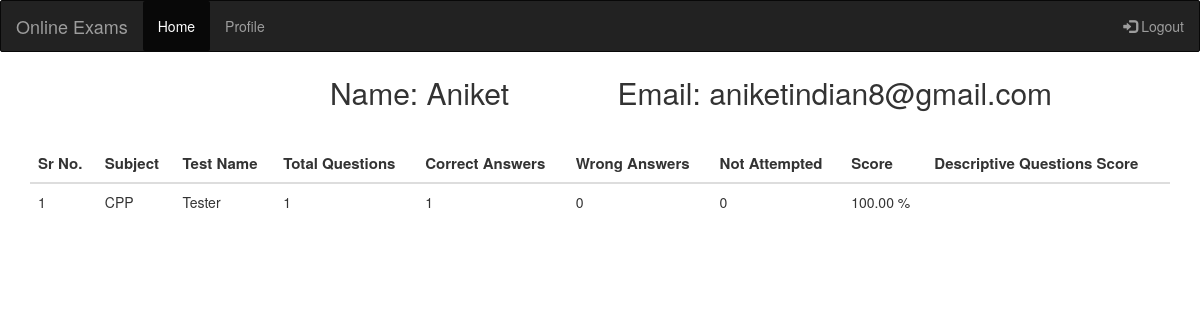
Screenshot of /studentProfile.php (signed in) with the database file from the repository.
### tables this page shows
CREATE TABLE `users` (
  `user_id` int(11) NOT NULL,
  `username` varchar(200) NOT NULL,
  `email` varchar(200) NOT NULL,
  `password` varchar(200) NOT NULL
);

CREATE TABLE `test_result` (
  `result_id` int(11) NOT NULL,
  `test_id` int(11) NOT NULL,
  `user_id` int(11) NOT NULL,
  `right_ans` int(11) NOT NULL,
  `wrong_ans` int(11) NOT NULL,
  `no_attempt` int(11) NOT NULL,
  `score` float NOT NULL,
  `time` timestamp NOT NULL DEFAULT CURRENT_TIMESTAMP
);

CREATE TABLE `test` (
  `test_id` int(11) NOT NULL,
  `subject` varchar(50) NOT NULL,
  `test_name` varchar(50) NOT NULL,
  `sdatetime` datetime NOT NULL,
  `edatetime` datetime NOT NULL,
  `test_duration` int(11) NOT NULL,
  `attempts` int(11) NOT NULL,
  `yes_no` varchar(3) NOT NULL,
  `created` timestamp NOT NULL DEFAULT CURRENT_TIMESTAMP
);

### studentProfile.php (the view, shortened to what this page needs)
<?php require'database.php' ?>
<?php
$user_id = $_SESSION['user_id'];
$query_user = mysqli_query($conn,"SELECT username, email FROM users WHERE user_id='$user_id' ");
$results_user = mysqli_fetch_array($query_user, MYSQLI_ASSOC);
$query = mysqli_query($conn,"SELECT * FROM test_result WHERE user_id='$user_id' ");
$results = mysqli_fetch_all($query, MYSQLI_ASSOC);
$query_test = mysqli_query($conn,"SELECT test_id,test_name,subject FROM test ");
$results_test = mysqli_fetch_all($query_test, MYSQLI_ASSOC);
?>
<!DOCTYPE html>
<html lang="en">
	<head>
		<link rel="stylesheet" href="https://maxcdn.bootstrapcdn.com/bootstrap/3.3.7/css/bootstrap.min.css">
		<link rel="stylesheet" type="text/css" href="css/stylesheet.css">
	</head>
	<body>
		<nav class="navbar navbar-inverse">
		  <div class="container-fluid">
		    <div class="navbar-header">
		      <a class="navbar-brand" href="studentHome.php">Online Exams</a>
		    </div>
		    <ul class="nav navbar-nav">
		      <li class="active"><a href="studentHome.php">Home</a></li>
		      <li><a href="studentProfile.php">Profile</a></li>
		    </ul>
		    <ul class="nav navbar-nav navbar-right">
		      <li><a href="logout.php"><span class="glyphicon glyphicon-log-in"></span> Logout</a></li>
		    </ul>
		  </div>
		</nav>
    <div class="container">
			<p style="font-size:30px; margin-left:300px; " >Name: <?php echo $results_user['username'];?> &nbsp &nbsp &nbsp &nbsp &nbsp &nbsp
			Email: <?php echo $results_user['email'];?></p><br>
			<table class="table" style="font-size:px">
        <thead>
          <tr style="font-size:15px;">
						<th>Sr No.</th>
						<th>Subject</th>
						<th>Test Name</th>
            <th>Total Questions</th>
            <th>Correct Answers</th>
            <th>Wrong Answers</th>
            <th>Not Attempted</th>
            <th>Score</th>
						<th>Descriptive Questions Score</th>
          </tr>
        </thead>
        <tbody>
					<?php $i=1; foreach ($results as $res): ?>
          <tr>
						<td><?php echo $i; ?></td>
						<?php foreach ($results_test as $result_test): ?>
							<?php if($res['test_id']==$result_test['test_id']){
									echo '<td>'.$result_test['subject'].'</td>';
									echo '<td>'.$result_test['test_name'].'</td>';
								}
							?>
						<?php endforeach; ?>
            <td><?php echo ($res['right_ans']+$res['wrong_ans']+$res['no_attempt']); ?></td>
            <td><?php echo $res['right_ans']; ?></td>
            <td><?php echo $res['wrong_ans']; ?></td>
            <td><?php echo $res['no_attempt']; ?></td>
            <td><?php echo number_format((float) $res['score'],2, '.', '').' %'; ?></td>
						<?php $result_id=$res['result_id'];
						$marks_q=mysqli_query($conn,"SELECT SUM(marks) FROM test_result_desc WHERE result_id='$result_id' ");
						while($row = mysqli_fetch_array($marks_q)){
       				$marks= $row['SUM(marks)'];
						}
						?>
						<td><?php echo $marks; ?></td>
          </tr>
				<?php $i++; endforeach; ?>
        </tbody>
      </table>
		</div>
	</body>
</html>

### css/stylesheet.css (style rules this page uses)
body { position: relative; }
* { border-radius: 2px !important; }

### rows the page displays
users: username "Aniket", email "aniketindian8@gmail.com"
test_result: $res['right_ans']+$res['wrong_ans']+$res['no_attempt'] "1", right_ans "1", wrong_ans "0", no_attempt "0", score "100.00"
test: subject "CPP", test_name "Tester"
